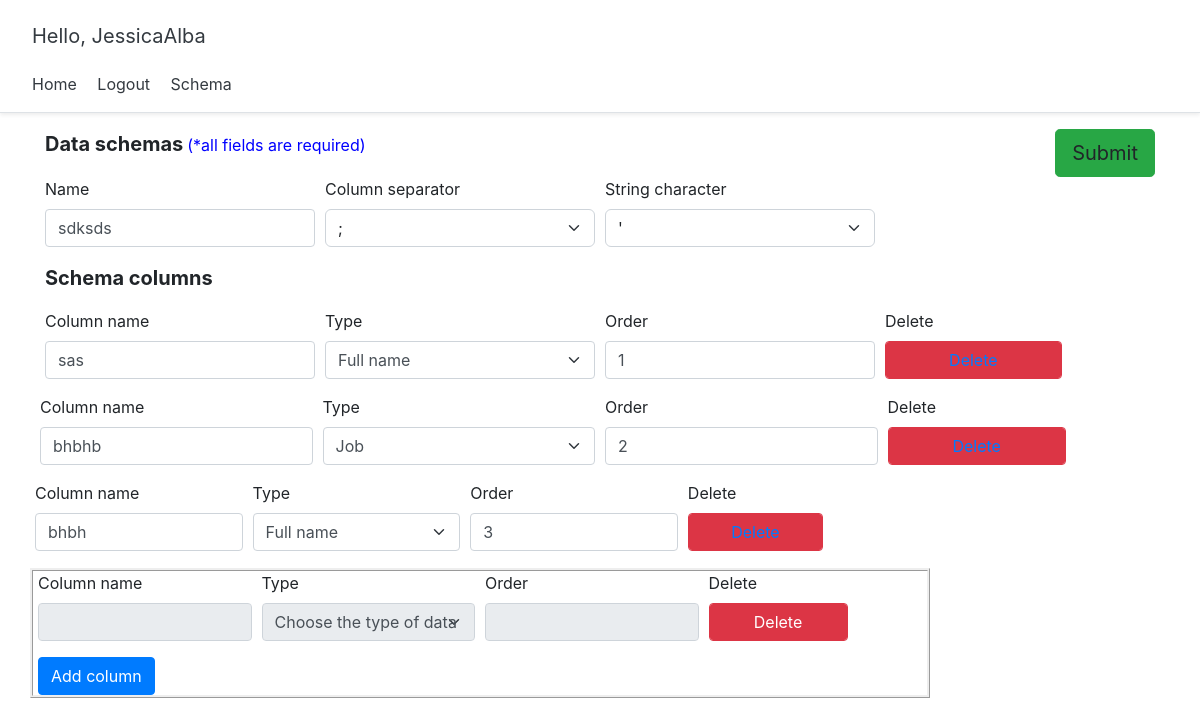
/schema/111/edit (signed in), run on the app's committed database.
### schema/models.py (models this page shows, shortened)
class Schema(models.Model):
    id = models.AutoField(primary_key=True)
    schema_name = models.CharField(max_length=50)
    column_separator = models.IntegerField(choices=COLUMN_SEPARATOR_CHOICES, default=1)
    string_character = models.IntegerField(choices=STRING_CHARACTER_CHOICES, default=1)
    created_at = models.DateTimeField(editable=False, auto_now=datetime.datetime.now())
    updated_at = models.DateTimeField(auto_now=datetime.datetime.now())
    status = models.BooleanField(default=False)
    user = models.ForeignKey(User, on_delete=models.CASCADE, related_name='schemas')

class Column(models.Model):
    id = models.AutoField(primary_key=True)
    column_name = models.CharField(max_length=50)
    type = models.IntegerField(choices=COLUMN_TYPE_CHOICES)
    order = models.IntegerField()
    schema = models.ForeignKey(Schema, on_delete=models.CASCADE, related_name='columns')

### schema/views.py (the view, shortened to what this page needs)
# urls.py: path('schema/<int:pk>/edit', edit_schema, name='edit_schema'),
def edit_schema(request, pk):
    context = {}
    schema = Schema.objects.filter(id=pk).first()
    columns = schema.columns.order_by('order')
    redirect_url = reverse('generate_data')
    if request.method == 'GET':
        form = SchemaUpdateForm(
            initial=
            {
                'schema_name': schema.schema_name,
                'column_separator': schema.column_separator,
                'string_character': schema.string_character,
            }
        )
        columns_lst = []
        for column in columns:
            columns_lst.append(ColumnUpdateForm(
                initial=
                {
                    'id': column.id,
                    'column_name': column.column_name,
                    'type': column.type,
                    'order': column.order,
                    'schema': column.schema.id
                }
            )
            )
        context['schema_form'] = form
        context['column_form'] = columns_lst
        context['column_form_empty'] = ColumnUpdateForm()
        context['id'] = pk
    return render(request, 'edit_schema.html', context)

### schema/forms.py (shortened to what this page needs)
class SchemaUpdateForm(forms.ModelForm):
    column_separator = forms.ChoiceField(choices=COLUMN_SEPARATOR_CHOICES)
    string_character = forms.ChoiceField(choices=STRING_CHARACTER_CHOICES)
    class Meta:
        model = Schema
        fields = ('schema_name', 'column_separator', 'string_character', 'user')

class ColumnUpdateForm(forms.ModelForm):
    class Meta:
        model = Column
        fields = ('column_name', 'type', 'order', 'schema')

### schema/templates/edit_schema.html (shortened to what this page needs)
{% extends 'home.html' %}
{% block content %}
  <link href="//maxcdn.bootstrapcdn.com/bootstrap/4.1.1/css/bootstrap.min.css" rel="stylesheet" id="bootstrap-css">
  <link rel="stylesheet" href="https://use.fontawesome.com/releases/v5.8.1/css/all.css">
  <div>
  <form id="schema_form" method="POST">
    <div class="container">
    <div class="d-flex flex-column">
      <div style="text-align: right">
                  <p style="float: left; font-weight: bold; font-size: 20px">Data schemas </p> <p style="float: left; color:blue; margin: 4px">(*all fields are required)</p>
                    <button style="float: right" id="submit_btn" type="submit"
                      class="btn btn-success btn-lg gradient-custom-4 text-body">Submit</button>
      </div>
        <div class="form-row">
          <div class="form-group col-md-3">
            <label for="inputEmail4">Name</label>
            <input type="text" class="form-control" id="inputEmail4" placeholder="Name" name="schema_name" required value="{{ schema_form.initial.schema_name }}">
          </div>
          <div class="form-group col-md-3">
            <label>Column separator</label>
            <select class="form-select" aria-label="Default select example" name="column_separator" required>
                {% for option in schema_form.column_separator %}
                <option>{{option}}</option>
                {% endfor %}
            </select>
          </div>
          <div class="form-group col-md-3">
          <label>String character</label>
          <select class="form-select" aria-label="Default select example" name="string_character" required>
              {% for option in schema_form.string_character %}
                <option>{{option}}</option>
              {% endfor %}
          </select>
          </div>
        </div>
        <p style="font-weight: bold; font-size: 20px">Schema columns</p>
        {% for column in column_form %}
        <div id="column-form-list" class="form-row">
          <div class="form-group col-md-3 column-form">
            <label for="inputCity">Column name</label>
            <input type="text" class="form-control" id="inputCity" name="column_name" value="{{ column.initial.column_name }}">
          </div>
          <div class="form-group col-md-3 column-form">
            <label for="inputState">Type</label>
            <select id="inputState" class="form-control form-select column-form" aria-label="Default select example" name="type">
                {% for option in column.type %}
                    <option>{{option}}</option>
               {% endfor %}
            </select>
          </div>
          <div class="form-group col-md-3 column-form">
            <label for="inputZip">Order</label>
            <input type="number" class="form-control" id="inputZip" name="order" value="{{ column.initial.order }}">
          </div>
          <div class="form-group col-md-2 column-form">
            <label for="inputZip">Delete</label>
            <button type="submit" class="btn btn-danger form-control"><a href="{% url 'delete_column' column.initial.schema column.initial.id %}">Delete</a></button>
          </div>
        {% endfor %}
        <div class="col-sm-12 col-md-12 col-lg-12">
        </div>
      </form>
  </div>
      <div style="width:900px;height:130px;border-style: ridge;" id="column-form-list" class="form-row">
          <div class="form-group col-md-3 column-form">
            <label for="inputCity">Column name</label>
            <input type="text" class="form-control" id="inputCity" name="name" readonly>
          </div>
          <div class="form-group col-md-3 column-form">
            <label for="inputState">Type</label>
            <select id="inputState" class="form-control form-select column-form" aria-label="Default select example" name="ctype" disabled="true">
              <option disabled selected>Choose the type of data</option>
            </select>
          </div>
          <div class="form-group col-md-3 column-form">
            <label for="inputZip">Order</label>
            <input type="number" class="form-control" id="inputZip" name="corder" readonly>
          </div>
          <div class="form-group col-md-2 column-form">
            <label for="inputZip">Delete</label>
            <button type="button" class="btn btn-danger form-control">Delete</button>
          </div>
          <div class="form-group col-md-3">
            <button id="add_btn" type="submit" class="btn btn-primary">Add column</button>
          </div>
        </div>
{% endblock %}

### templates/snippets/header.html (shortened to what this page needs)
<div class="d-flex flex-column flex-md-row align-items-center p-3 px-md-4 mb-3 bg-white border-bottom shadow-sm">
  <nav class="my-2 my-md-0 mr-md-3">
  	{% if request.user.is_authenticated %}
	  <h5 class="my-0 mr-md-auto font-weight-normal">
	  	<p class="p-2 text-dark">Hello, {{request.user.username}}</p>
	  </h5>
	  	<a class="p-2 text-dark" href="{% url 'home' %}">Home</a>
	    <a class="p-2 text-dark" href="{% url 'logout' %}">Logout</a>
        <a class="p-2 text-dark" href="{% url 'schemas' %}">Schema</a>
	{% else %}
		<a class="p-2 text-dark" href="{% url 'home' %}">Home</a>
	    <a class="p-2 text-dark" href="{% url 'login' %}">Login</a>
	{% endif %}
  </nav>
</div>

### templates/snippets/header.html (style rules this page uses)
@media (min-width: 768px) { html { font-size: 16px; } }

### data on the page
Schema: schema_name "sdksds"
Column: column_name "sas"
Column: column_name "bhbhb"
Column: column_name "bhbh"

### other printed values
{{ request.user.username }} "JessicaAlba"
form field column_separator ";"
form field string_character "'"
form field type "Full name"
form field type "Job"
